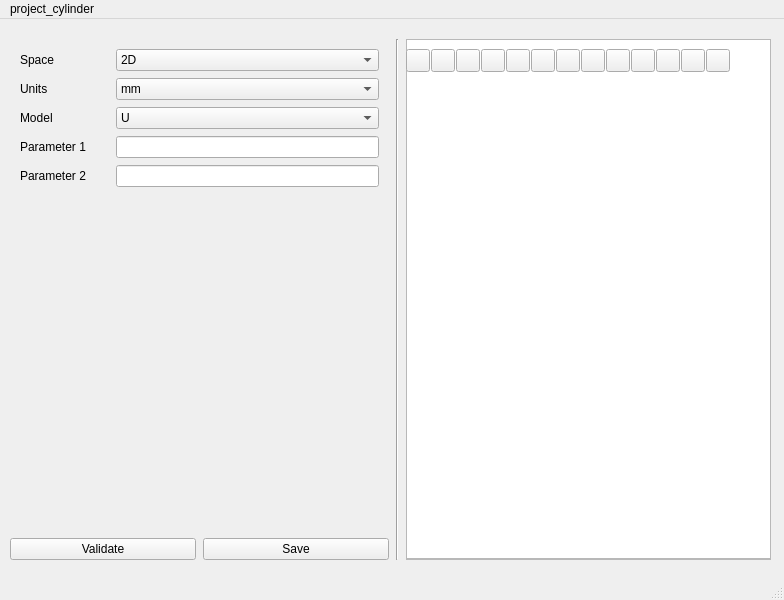
<?xml version="1.0" encoding="UTF-8"?>
<ui version="4.0">
 <class>MainWindow</class>
 <widget class="QMainWindow" name="MainWindow">
  <property name="geometry">
   <rect>
    <x>0</x>
    <y>0</y>
    <width>784</width>
    <height>600</height>
   </rect>
  </property>
  <property name="windowTitle">
   <string>MainWindow</string>
  </property>
  <widget class="QWidget" name="centralwidget">
   <widget class="QWidget" name="layoutWidget">
    <property name="geometry">
     <rect>
      <x>10</x>
      <y>20</y>
      <width>761</width>
      <height>521</height>
     </rect>
    </property>
    <layout class="QHBoxLayout" name="horizontalLayout_2" stretch="0,0,0">
     <property name="spacing">
      <number>7</number>
     </property>
     <property name="sizeConstraint">
      <enum>QLayout::SetDefaultConstraint</enum>
     </property>
     <item>
      <layout class="QVBoxLayout" name="verticalLayout">
       <item>
        <layout class="QFormLayout" name="formLayout">
         <property name="horizontalSpacing">
          <number>30</number>
         </property>
         <property name="leftMargin">
          <number>10</number>
         </property>
         <property name="topMargin">
          <number>10</number>
         </property>
         <property name="rightMargin">
          <number>10</number>
         </property>
         <item row="0" column="0">
          <widget class="QLabel" name="label_space">
           <property name="text">
            <string>&lt;html&gt;&lt;head/&gt;&lt;body&gt;&lt;p&gt;Space&lt;/p&gt;&lt;/body&gt;&lt;/html&gt;</string>
           </property>
          </widget>
         </item>
         <item row="0" column="1">
          <widget class="QComboBox" name="comboBox_space">
           <item>
            <property name="text">
             <string>2D</string>
            </property>
           </item>
           <item>
            <property name="text">
             <string>3D</string>
            </property>
           </item>
          </widget>
         </item>
         <item row="1" column="0">
          <widget class="QLabel" name="label_units">
           <property name="text">
            <string>&lt;html&gt;&lt;head/&gt;&lt;body&gt;&lt;p&gt;Units&lt;/p&gt;&lt;/body&gt;&lt;/html&gt;</string>
           </property>
          </widget>
         </item>
         <item row="1" column="1">
          <widget class="QComboBox" name="comboBox_units">
           <item>
            <property name="text">
             <string>mm</string>
            </property>
           </item>
           <item>
            <property name="text">
             <string>cm</string>
            </property>
           </item>
           <item>
            <property name="text">
             <string>dm</string>
            </property>
           </item>
           <item>
            <property name="text">
             <string>m</string>
            </property>
           </item>
          </widget>
         </item>
         <item row="2" column="0">
          <widget class="QLabel" name="label_model">
           <property name="text">
            <string>&lt;html&gt;&lt;head/&gt;&lt;body&gt;&lt;p align=&quot;justify&quot;&gt;Model&lt;/p&gt;&lt;/body&gt;&lt;/html&gt;</string>
           </property>
          </widget>
         </item>
         <item row="2" column="1">
          <widget class="QComboBox" name="comboBox_model">
           <item>
            <property name="text">
             <string>U</string>
            </property>
           </item>
           <item>
            <property name="text">
             <string>B</string>
            </property>
           </item>
           <item>
            <property name="text">
             <string>T</string>
            </property>
           </item>
          </widget>
         </item>
         <item row="3" column="0">
          <widget class="QLabel" name="label_parameter1">
           <property name="text">
            <string>&lt;html&gt;&lt;head/&gt;&lt;body&gt;&lt;p align=&quot;justify&quot;&gt;Parameter 1&lt;/p&gt;&lt;/body&gt;&lt;/html&gt;</string>
           </property>
          </widget>
         </item>
         <item row="3" column="1">
          <widget class="QLineEdit" name="lineEdit_parameter1"/>
         </item>
         <item row="4" column="0">
          <widget class="QLabel" name="label_parameter2">
           <property name="text">
            <string>&lt;html&gt;&lt;head/&gt;&lt;body&gt;&lt;p align=&quot;justify&quot;&gt;Parameter 2&lt;/p&gt;&lt;/body&gt;&lt;/html&gt;</string>
           </property>
          </widget>
         </item>
         <item row="4" column="1">
          <widget class="QLineEdit" name="lineEdit_parameter2"/>
         </item>
         <item row="5" column="1">
          <spacer name="verticalSpacer_2">
           <property name="orientation">
            <enum>Qt::Vertical</enum>
           </property>
           <property name="sizeHint" stdset="0">
            <size>
             <width>20</width>
             <height>80</height>
            </size>
           </property>
          </spacer>
         </item>
        </layout>
       </item>
       <item>
        <layout class="QHBoxLayout" name="horizontalLayout">
         <item>
          <widget class="QPushButton" name="pushButton_validate">
           <property name="text">
            <string>Validate</string>
           </property>
          </widget>
         </item>
         <item>
          <widget class="QPushButton" name="pushButton_save">
           <property name="text">
            <string>Save</string>
           </property>
          </widget>
         </item>
        </layout>
       </item>
      </layout>
     </item>
     <item>
      <widget class="Line" name="line">
       <property name="orientation">
        <enum>Qt::Vertical</enum>
       </property>
      </widget>
     </item>
     <item>
      <widget class="QFrame" name="frame">
       <property name="minimumSize">
        <size>
         <width>365</width>
         <height>0</height>
        </size>
       </property>
       <property name="frameShape">
        <enum>QFrame::StyledPanel</enum>
       </property>
       <property name="frameShadow">
        <enum>QFrame::Raised</enum>
       </property>
       <widget class="QGraphicsView" name="graphicsView">
        <property name="geometry">
         <rect>
          <x>0</x>
          <y>0</y>
          <width>365</width>
          <height>520</height>
         </rect>
        </property>
        <property name="minimumSize">
         <size>
          <width>365</width>
          <height>520</height>
         </size>
        </property>
        <property name="maximumSize">
         <size>
          <width>16777215</width>
          <height>520</height>
         </size>
        </property>
       </widget>
       <widget class="QWidget" name="">
        <property name="geometry">
         <rect>
          <x>0</x>
          <y>10</y>
          <width>378</width>
          <height>29</height>
         </rect>
        </property>
        <layout class="QHBoxLayout" name="horizontalLayout_4">
         <property name="spacing">
          <number>1</number>
         </property>
         <property name="sizeConstraint">
          <enum>QLayout::SetMinAndMaxSize</enum>
         </property>
         <property name="leftMargin">
          <number>0</number>
         </property>
         <property name="rightMargin">
          <number>0</number>
         </property>
         <item>
          <widget class="QToolButton" name="toolButton_2">
           <property name="text">
            <string/>
           </property>
          </widget>
         </item>
         <item>
          <widget class="QToolButton" name="toolButton_8">
           <property name="text">
            <string/>
           </property>
          </widget>
         </item>
         <item>
          <widget class="QToolButton" name="toolButton_13">
           <property name="text">
            <string/>
           </property>
          </widget>
         </item>
         <item>
          <widget class="QToolButton" name="toolButton_7">
           <property name="text">
            <string/>
           </property>
          </widget>
         </item>
         <item>
          <widget class="QToolButton" name="toolButton_14">
           <property name="text">
            <string/>
           </property>
          </widget>
         </item>
         <item>
          <widget class="QToolButton" name="toolButton_11">
           <property name="text">
            <string/>
           </property>
          </widget>
         </item>
         <item>
          <widget class="QToolButton" name="toolButton_10">
           <property name="text">
            <string/>
           </property>
          </widget>
         </item>
         <item>
          <widget class="QToolButton" name="toolButton_6">
           <property name="text">
            <string/>
           </property>
          </widget>
         </item>
         <item>
          <widget class="QToolButton" name="toolButton_5">
           <property name="text">
            <string/>
           </property>
          </widget>
         </item>
         <item>
          <widget class="QToolButton" name="toolButton_9">
           <property name="text">
            <string/>
           </property>
          </widget>
         </item>
         <item>
          <widget class="QToolButton" name="toolButton_4">
           <property name="text">
            <string/>
           </property>
          </widget>
         </item>
         <item>
          <widget class="QToolButton" name="toolButton_3">
           <property name="text">
            <string/>
           </property>
          </widget>
         </item>
         <item>
          <widget class="QToolButton" name="toolButton">
           <property name="text">
            <string/>
           </property>
           <property name="checkable">
            <bool>false</bool>
           </property>
          </widget>
         </item>
        </layout>
       </widget>
      </widget>
     </item>
    </layout>
   </widget>
  </widget>
  <widget class="QMenuBar" name="menubar">
   <property name="geometry">
    <rect>
     <x>0</x>
     <y>0</y>
     <width>784</width>
     <height>25</height>
    </rect>
   </property>
   <widget class="QMenu" name="menuproject_cylinder">
    <property name="title">
     <string>project_cylinder</string>
    </property>
   </widget>
   <addaction name="menuproject_cylinder"/>
  </widget>
  <widget class="QStatusBar" name="statusbar"/>
 </widget>
 <resources/>
 <connections/>
</ui>
